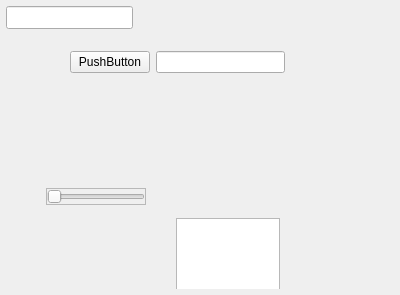
<?xml version="1.0" encoding="UTF-8"?>
<ui version="4.0">
 <class>Form</class>
 <widget class="QWidget" name="Form">
  <property name="geometry">
   <rect>
    <x>0</x>
    <y>0</y>
    <width>400</width>
    <height>295</height>
   </rect>
  </property>
  <property name="windowTitle">
   <string>Form</string>
  </property>
  <widget class="QLineEdit" name="lineEdit">
   <property name="geometry">
    <rect>
     <x>6</x>
     <y>6</y>
     <width>127</width>
     <height>23</height>
    </rect>
   </property>
  </widget>
  <widget class="QWidget" name="widget" native="true">
   <property name="geometry">
    <rect>
     <x>6</x>
     <y>138</y>
     <width>388</width>
     <height>151</height>
    </rect>
   </property>
   <widget class="QTextEdit" name="textEdit">
    <property name="geometry">
     <rect>
      <x>170</x>
      <y>80</y>
      <width>104</width>
      <height>80</height>
     </rect>
    </property>
   </widget>
   <widget class="QFrame" name="frame">
    <property name="geometry">
     <rect>
      <x>40</x>
      <y>50</y>
      <width>100</width>
      <height>21</height>
     </rect>
    </property>
    <property name="frameShape">
     <enum>QFrame::StyledPanel</enum>
    </property>
    <property name="frameShadow">
     <enum>QFrame::Raised</enum>
    </property>
    <layout class="QHBoxLayout" name="horizontalLayout">
     <property name="spacing">
      <number>1</number>
     </property>
     <property name="sizeConstraint">
      <enum>QLayout::SetMaximumSize</enum>
     </property>
     <property name="margin">
      <number>0</number>
     </property>
     <item>
      <widget class="QSlider" name="horizontalSlider">
       <property name="orientation">
        <enum>Qt::Horizontal</enum>
       </property>
       <property name="invertedAppearance">
        <bool>false</bool>
       </property>
       <property name="invertedControls">
        <bool>false</bool>
       </property>
      </widget>
     </item>
    </layout>
   </widget>
  </widget>
  <widget class="QWidget" name="">
   <property name="geometry">
    <rect>
     <x>70</x>
     <y>50</y>
     <width>215</width>
     <height>25</height>
    </rect>
   </property>
   <layout class="QHBoxLayout" name="horizontalLayout_2">
    <item>
     <widget class="QPushButton" name="pushButton">
      <property name="text">
       <string>PushButton</string>
      </property>
     </widget>
    </item>
    <item>
     <widget class="QLineEdit" name="lineEdit_2"/>
    </item>
   </layout>
  </widget>
 </widget>
 <resources/>
 <connections/>
</ui>
